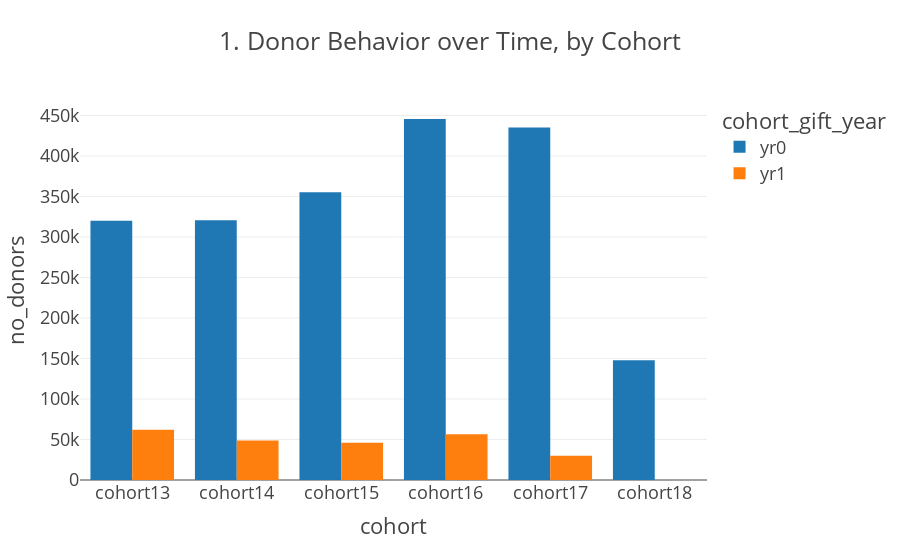

Notebook source saved alongside this figure:
### Code cell
pio.templates.default = "presentation"

color_discrete_map=[[0, 'rgb(255,255,255)'],#white
            [0.08, 'rgb(255,255,255'], 
            [0.08, 'rgb(255,165,0)'],#orange
            [0.4, 'rgb(255,165,0)'],
            [0.4, 'rgb(255,0,0'], #red
            [0.8, 'rgb(255,0,0)'],
            [0.8, 'rgb(0,0,255)'], #blue
            [1, 'rgb(0,0,255)']]

df5.loc[:,"neg_yr"] = df5["neg_yr"].astype(int)


data=df5.groupby(['cohort', 'cohort_gift_year', 'neg_yr']).sum().reset_index().query('cohort == 2013')
x="cohort_gift_year"
y="no_donors"
color="neg_yr"

trace1 = px.bar(data, x=x, y=y, color=color, barmode='group',
            title="1. Donor Behavior over Time, by Cohort",
                color_discrete_map=color_discrete_map,
         #    marker=dict(color='green'),

           #color_discrete_sequence =['red','seagreen' 
                                     #'tomato', 'mediumseagreen'
                                    
           # hover_data=['cohort', 'no_donors', 'count_yr2'],
            # labels={'cohort':'class'}, 
             height=500)
 #barmode='group', labels={'index':'year', 'y':'amount ($)'}, 
#fig.update_xaxes(type='category')
#fig.layout.update(showlegend=False)
fig.update_layout(coloraxis_showscale=False)
#fig.layout
fig.show()

### Figure 1 — Plotly figure (JSON) as saved in the notebook; plotly's stock layout.template omitted (floating-point values rounded to 4 significant figures)
{"data": [{"alignmentgroup": "True", "hovertemplate": "cohort_gift_year=yr0<br>cohort=%{x}<br>no_donors=%{y}<extra></extra>", "legendgroup": "yr0", "marker": {"color": "#1F77B4"}, "name": "yr0", "offsetgroup": "yr0", "orientation": "v", "showlegend": true, "textposition": "auto", "type": "bar", "x": ["cohort13", "cohort14", "cohort15", "cohort16", "cohort17", "cohort18"], "xaxis": "x", "y": [320069, 320673, 355137, 445598, 434991, 147945], "yaxis": "y"}, {"alignmentgroup": "True", "hovertemplate": "cohort_gift_year=yr1<br>cohort=%{x}<br>no_donors=%{y}<extra></extra>", "legendgroup": "yr1", "marker": {"color": "#FF7F0E"}, "name": "yr1", "offsetgroup": "yr1", "orientation": "v", "showlegend": true, "textposition": "auto", "type": "bar", "x": ["cohort13", "cohort14", "cohort15", "cohort16", "cohort17"], "xaxis": "x", "y": [62130, 48667, 46078, 56538, 29990], "yaxis": "y"}], "layout": {"barmode": "group", "coloraxis": {"showscale": false}, "legend": {"title": {"text": "cohort_gift_year"}, "tracegroupgap": 0}, "title": {"text": "1. Donor Behavior over Time, by Cohort"}, "xaxis": {"anchor": "y", "domain": [0, 1], "title": {"text": "cohort"}}, "yaxis": {"anchor": "x", "domain": [0, 1], "title": {"text": "no_donors"}}}}
